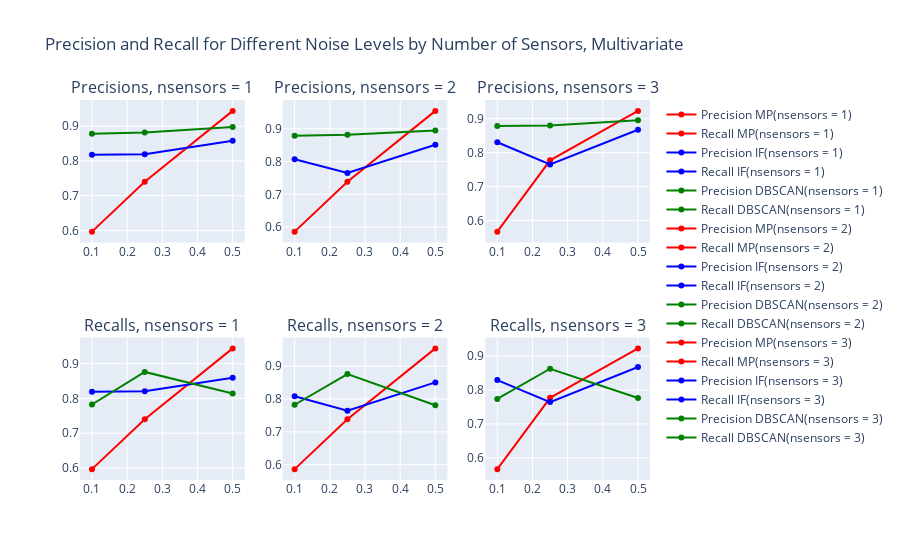

Notebook code cell kept with this figure:
### Code cell
from plotly.subplots import make_subplots
import plotly.graph_objects as go

fig = make_subplots(rows=2, cols=3, subplot_titles=("Precisions, nsensors = 1", "Precisions, nsensors = 2", "Precisions, nsensors = 3", "Recalls, nsensors = 1", "Recalls, nsensors = 2", "Recalls, nsensors = 3"))

nsensors_values = [1, 2, 3]

for i, nsensors in enumerate(nsensors_values, 1):

    filtered_mp_df = mp_multi_df[mp_multi_df['nsensors'] == nsensors]
    filtered_if_df = isf_multi_df[isf_multi_df['nsensors'] == nsensors]
    filtered_dbscan_df = dbscan_multi_df[dbscan_multi_df['nsensors'] == nsensors]

    mp_mean_df = filtered_mp_df.groupby('noise').mean().reset_index()
    isf_mean_df = filtered_if_df.groupby('noise').mean().reset_index()
    dbscan_mean_df = filtered_dbscan_df.groupby('noise').mean().reset_index()

    fig.add_trace(go.Scatter(x=mp_mean_df['noise'], y=mp_mean_df['precision'],
                              mode='lines+markers', name=f'Precision MP(nsensors = {nsensors})',
                              line=dict(color='red')),
                  row=1, col=i)


    fig.add_trace(go.Scatter(x=mp_mean_df['noise'], y=mp_mean_df['recall'],
                              mode='lines+markers', name=f'Recall MP(nsensors = {nsensors})',
                              line=dict(color='red')),
                  row=2, col=i)

    fig.add_trace(go.Scatter(x=isf_mean_df['noise'], y=isf_mean_df['precision'],
                              mode='lines+markers', name=f'Precision IF(nsensors = {nsensors})',
                              line=dict(color='blue')),
                  row=1, col=i)


    fig.add_trace(go.Scatter(x=isf_mean_df['noise'], y=isf_mean_df['recall'],
                              mode='lines+markers', name=f'Recall IF(nsensors = {nsensors})',
                              line=dict(color='blue')),
                  row=2, col=i)

    fig.add_trace(go.Scatter(x=dbscan_mean_df['noise'], y=dbscan_mean_df['precision'],
                              mode='lines+markers', name=f'Precision DBSCAN(nsensors = {nsensors})',
                              line=dict(color='green')),
                  row=1, col=i)


    fig.add_trace(go.Scatter(x=dbscan_mean_df['noise'], y=dbscan_mean_df['recall'],
                              mode='lines+markers', name=f'Recall DBSCAN(nsensors = {nsensors})',
                              line=dict(color='green')),
                  row=2, col=i)


# Update layout
fig.update_layout(title_text="Precision and Recall for Different Noise Levels by Number of Sensors, Multivariate")

fig.show()

### Figure 1 — Plotly figure (JSON) as saved in the notebook; plotly's stock layout.template omitted (floating-point values rounded to 4 significant figures)
{"data": [{"line": {"color": "red"}, "mode": "lines+markers", "name": "Precision MP(nsensors = 1)", "type": "scatter", "x": [0.1, 0.25, 0.5], "xaxis": "x", "y": [0.5967, 0.74, 0.9441], "yaxis": "y"}, {"line": {"color": "red"}, "mode": "lines+markers", "name": "Recall MP(nsensors = 1)", "type": "scatter", "x": [0.1, 0.25, 0.5], "xaxis": "x4", "y": [0.5967, 0.74, 0.9441], "yaxis": "y4"}, {"line": {"color": "blue"}, "mode": "lines+markers", "name": "Precision IF(nsensors = 1)", "type": "scatter", "x": [0.1, 0.25, 0.5], "xaxis": "x", "y": [0.8179, 0.8195, 0.858], "yaxis": "y"}, {"line": {"color": "blue"}, "mode": "lines+markers", "name": "Recall IF(nsensors = 1)", "type": "scatter", "x": [0.1, 0.25, 0.5], "xaxis": "x4", "y": [0.8191, 0.8207, 0.8595], "yaxis": "y4"}, {"line": {"color": "green"}, "mode": "lines+markers", "name": "Precision DBSCAN(nsensors = 1)", "type": "scatter", "x": [0.1, 0.25, 0.5], "xaxis": "x", "y": [0.8785, 0.8816, 0.8975], "yaxis": "y"}, {"line": {"color": "green"}, "mode": "lines+markers", "name": "Recall DBSCAN(nsensors = 1)", "type": "scatter", "x": [0.1, 0.25, 0.5], "xaxis": "x4", "y": [0.7826, 0.8763, 0.8142], "yaxis": "y4"}, {"line": {"color": "red"}, "mode": "lines+markers", "name": "Precision MP(nsensors = 2)", "type": "scatter", "x": [0.1, 0.25, 0.5], "xaxis": "x2", "y": [0.5863, 0.7383, 0.9545], "yaxis": "y2"}, {"line": {"color": "red"}, "mode": "lines+markers", "name": "Recall MP(nsensors = 2)", "type": "scatter", "x": [0.1, 0.25, 0.5], "xaxis": "x5", "y": [0.5863, 0.7383, 0.9545], "yaxis": "y5"}, {"line": {"color": "blue"}, "mode": "lines+markers", "name": "Precision IF(nsensors = 2)", "type": "scatter", "x": [0.1, 0.25, 0.5], "xaxis": "x2", "y": [0.8073, 0.765, 0.8514], "yaxis": "y2"}, {"line": {"color": "blue"}, "mode": "lines+markers", "name": "Recall IF(nsensors = 2)", "type": "scatter", "x": [0.1, 0.25, 0.5], "xaxis": "x5", "y": [0.8087, 0.7645, 0.8507], "yaxis": "y5"}, {"line": {"color": "green"}, "mode": "lines+markers", "name": "Precision DBSCAN(nsensors = 2)", "type": "scatter", "x": [0.1, 0.25, 0.5], "xaxis": "x2", "y": [0.8785, 0.8816, 0.8947], "yaxis": "y2"}, {"line": {"color": "green"}, "mode": "lines+markers", "name": "Recall DBSCAN(nsensors = 2)", "type": "scatter", "x": [0.1, 0.25, 0.5], "xaxis": "x5", "y": [0.7826, 0.8763, 0.7812], "yaxis": "y5"}, {"line": {"color": "red"}, "mode": "lines+markers", "name": "Precision MP(nsensors = 3)", "type": "scatter", "x": [0.1, 0.25, 0.5], "xaxis": "x3", "y": [0.5667, 0.7771, 0.9231], "yaxis": "y3"}, {"line": {"color": "red"}, "mode": "lines+markers", "name": "Recall MP(nsensors = 3)", "type": "scatter", "x": [0.1, 0.25, 0.5], "xaxis": "x6", "y": [0.5667, 0.7771, 0.9231], "yaxis": "y6"}, {"line": {"color": "blue"}, "mode": "lines+markers", "name": "Precision IF(nsensors = 3)", "type": "scatter", "x": [0.1, 0.25, 0.5], "xaxis": "x3", "y": [0.8306, 0.765, 0.8674], "yaxis": "y3"}, {"line": {"color": "blue"}, "mode": "lines+markers", "name": "Recall IF(nsensors = 3)", "type": "scatter", "x": [0.1, 0.25, 0.5], "xaxis": "x6", "y": [0.8295, 0.7645, 0.8683], "yaxis": "y6"}, {"line": {"color": "green"}, "mode": "lines+markers", "name": "Precision DBSCAN(nsensors = 3)", "type": "scatter", "x": [0.1, 0.25, 0.5], "xaxis": "x3", "y": [0.8785, 0.8802, 0.8952], "yaxis": "y3"}, {"line": {"color": "green"}, "mode": "lines+markers", "name": "Recall DBSCAN(nsensors = 3)", "type": "scatter", "x": [0.1, 0.25, 0.5], "xaxis": "x6", "y": [0.7738, 0.8631, 0.7768], "yaxis": "y6"}], "layout": {"annotations": [{"font": {"size": 16}, "showarrow": false, "text": "Precisions, nsensors = 1", "x": 0.1444, "xanchor": "center", "xref": "paper", "y": 1, "yanchor": "bottom", "yref": "paper"}, {"font": {"size": 16}, "showarrow": false, "text": "Precisions, nsensors = 2", "x": 0.5, "xanchor": "center", "xref": "paper", "y": 1, "yanchor": "bottom", "yref": "paper"}, {"font": {"size": 16}, "showarrow": false, "text": "Precisions, nsensors = 3", "x": 0.8556, "xanchor": "center", "xref": "paper", "y": 1, "yanchor": "bottom", "yref": "paper"}, {"font": {"size": 16}, "showarrow": false, "text": "Recalls, nsensors = 1", "x": 0.1444, "xanchor": "center", "xref": "paper", "y": 0.375, "yanchor": "bottom", "yref": "paper"}, {"font": {"size": 16}, "showarrow": false, "text": "Recalls, nsensors = 2", "x": 0.5, "xanchor": "center", "xref": "paper", "y": 0.375, "yanchor": "bottom", "yref": "paper"}, {"font": {"size": 16}, "showarrow": false, "text": "Recalls, nsensors = 3", "x": 0.8556, "xanchor": "center", "xref": "paper", "y": 0.375, "yanchor": "bottom", "yref": "paper"}], "autosize": true, "title": {"text": "Precision and Recall for Different Noise Levels by Number of Sensors, Multivariate"}, "xaxis": {"anchor": "y", "autorange": true, "domain": [0, 0.2889], "range": [0.07206, 0.5279], "type": "linear"}, "xaxis2": {"anchor": "y2", "autorange": true, "domain": [0.3556, 0.6444], "range": [0.07206, 0.5279], "type": "linear"}, "xaxis3": {"anchor": "y3", "autorange": true, "domain": [0.7111, 1], "range": [0.07206, 0.5279], "type": "linear"}, "xaxis4": {"anchor": "y4", "autorange": true, "domain": [0, 0.2889], "range": [0.07206, 0.5279], "type": "linear"}, "xaxis5": {"anchor": "y5", "autorange": true, "domain": [0.3556, 0.6444], "range": [0.07206, 0.5279], "type": "linear"}, "xaxis6": {"anchor": "y6", "autorange": true, "domain": [0.7111, 1], "range": [0.07206, 0.5279], "type": "linear"}, "yaxis": {"anchor": "x", "autorange": true, "domain": [0.625, 1], "range": [0.5502, 0.9906], "type": "linear"}, "yaxis2": {"anchor": "x2", "autorange": true, "domain": [0.625, 1], "range": [0.537, 1.004], "type": "linear"}, "yaxis3": {"anchor": "x3", "autorange": true, "domain": [0.625, 1], "range": [0.519, 0.9708], "type": "linear"}, "yaxis4": {"anchor": "x4", "autorange": true, "domain": [0, 0.375], "range": [0.5502, 0.9906], "type": "linear"}, "yaxis5": {"anchor": "x5", "autorange": true, "domain": [0, 0.375], "range": [0.537, 1.004], "type": "linear"}, "yaxis6": {"anchor": "x6", "autorange": true, "domain": [0, 0.375], "range": [0.519, 0.9708], "type": "linear"}}}
